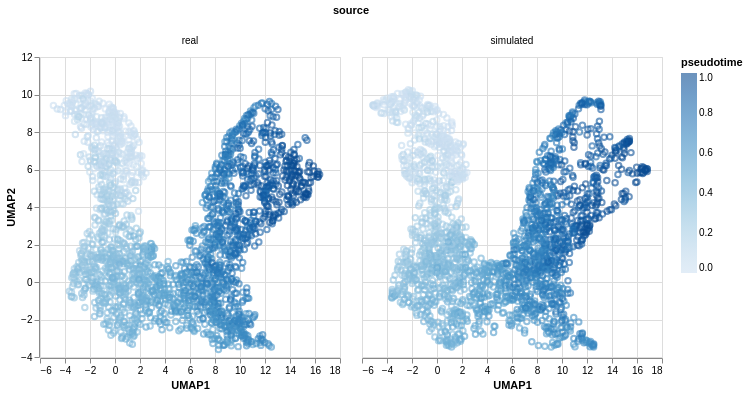

The code cell stored with this chart in its notebook:
### Markdown cell above
## 5. Simulation validation

A successful fit should reproduce the features targeted by the model—not necessarily every property of the original dataset. At minimum, compare gene means, variances, zero fractions, library sizes, and correlations. Here we only compared the UMAP as a visual check.

### Code cell
from scdiagnostics import compare_umap

compare_umap(example_sce, sampled_sce, color="pseudotime")

### Figure 1 — Vega specification as saved in the notebook (floating-point values rounded to 4 significant figures; data arrays with more than 128 entries replaced by an {"elided": "..."} marker saying what was removed)
{"$schema": "https://vega.github.io/schema/vega/v6.json", "data": [{"name": "source_0", "values": {"elided": "4174 records"}}, {"name": "column_domain", "values": [{"source": "real", "count": 2087}, {"source": "simulated", "count": 2087}]}, {"name": "source_0_x_domain_UMAP1", "values": [{"min": -5.127, "max": 16.82}]}, {"name": "source_0_y_domain_UMAP2", "values": [{"min": -3.596, "max": 10.25}]}, {"name": "source_0_color_domain_pseudotime", "values": [{"min": 0.0, "max": 1.0}]}], "signals": [{"name": "child_width", "value": 300}, {"name": "child_height", "value": 300}], "marks": [{"type": "group", "name": "column-title", "title": {"text": "source", "style": "guide-title", "offset": 10}, "role": "column-title"}, {"type": "group", "name": "row_header", "encode": {"update": {"height": {"signal": "child_height"}}}, "axes": [{"scale": "y", "zindex": 0, "grid": false, "title": "UMAP2", "orient": "left", "labelOverlap": true, "tickCount": {"signal": "ceil(child_height/40)"}}], "role": "row-header"}, {"type": "group", "name": "column_header", "from": {"data": "column_domain"}, "sort": {"field": "datum[\"source\"]", "order": "ascending"}, "encode": {"update": {"width": {"signal": "child_width"}}}, "title": {"text": {"signal": "isValid(parent[\"source\"]) ? parent[\"source\"] : \"\"+parent[\"source\"]"}, "frame": "group", "style": "guide-label", "offset": 10}, "role": "column-header"}, {"type": "group", "name": "column_footer", "from": {"data": "column_domain"}, "sort": {"field": "datum[\"source\"]", "order": "ascending"}, "encode": {"update": {"width": {"signal": "child_width"}}}, "axes": [{"scale": "x", "grid": false, "tickCount": {"signal": "ceil(child_width/40)"}, "zindex": 0, "labelFlush": true, "labelOverlap": true, "orient": "bottom", "title": "UMAP1"}], "role": "column-footer"}, {"type": "group", "name": "cell", "from": {"facet": {"data": "source_0", "name": "facet", "groupby": ["source"]}}, "sort": {"field": ["datum[\"source\"]"], "order": ["ascending"]}, "encode": {"update": {"width": {"signal": "child_width"}, "height": {"signal": "child_height"}}}, "marks": [{"type": "symbol", "name": "child_marks", "from": {"data": "facet"}, "encode": {"update": {"stroke": {"field": "pseudotime", "scale": "color"}, "y": {"field": "UMAP2", "scale": "y"}, "opacity": {"value": 0.6}, "x": {"field": "UMAP1", "scale": "x"}, "fill": {"value": "transparent"}}}, "style": ["point"]}], "axes": [{"scale": "x", "orient": "bottom", "labels": false, "domain": false, "maxExtent": 0, "minExtent": 0, "tickCount": {"signal": "ceil(child_width/40)"}, "zindex": 0, "ticks": false, "gridScale": "y", "grid": true, "aria": false}, {"scale": "y", "gridScale": "x", "labels": false, "maxExtent": 0, "domain": false, "minExtent": 0, "ticks": false, "grid": true, "aria": false, "zindex": 0, "orient": "left", "tickCount": {"signal": "ceil(child_height/40)"}}], "style": "cell"}], "scales": [{"name": "x", "type": "linear", "domain": [{"signal": "(data(\"source_0_x_domain_UMAP1\")[0] || {}).min"}, {"signal": "(data(\"source_0_x_domain_UMAP1\")[0] || {}).max"}], "range": [0, {"signal": "child_width"}], "nice": true, "zero": false}, {"name": "y", "type": "linear", "domain": [{"signal": "(data(\"source_0_y_domain_UMAP2\")[0] || {}).min"}, {"signal": "(data(\"source_0_y_domain_UMAP2\")[0] || {}).max"}], "range": [{"signal": "child_height"}, 0], "nice": true, "zero": false}, {"name": "color", "type": "linear", "domain": [{"signal": "(data(\"source_0_color_domain_pseudotime\")[0] || {}).min"}, {"signal": "(data(\"source_0_color_domain_pseudotime\")[0] || {}).max"}], "range": "ramp", "interpolate": "hcl", "zero": false}], "legends": [{"stroke": "color", "gradientLength": {"signal": "clamp(child_height, 64, 200)"}, "title": "pseudotime", "encode": {"gradient": {"update": {"opacity": {"value": 0.6}}}}}], "layout": {"padding": 20, "offset": {"columnTitle": 10}, "columns": {"signal": "length(data('column_domain'))"}, "bounds": "full", "align": "all"}, "background": "white", "padding": 5}
